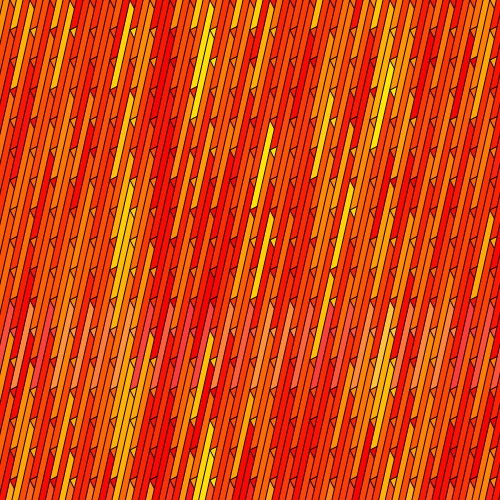
Frame 1 (no input)
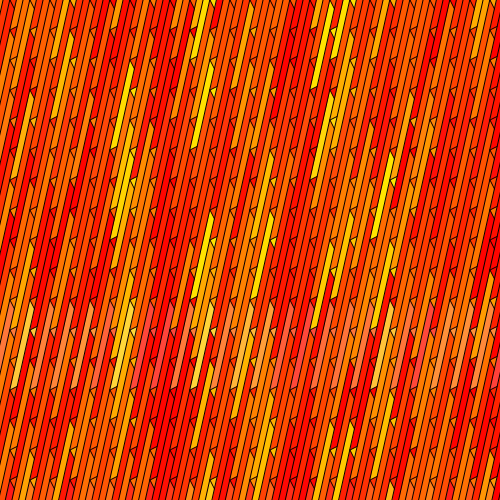
Frame 60 (no input)
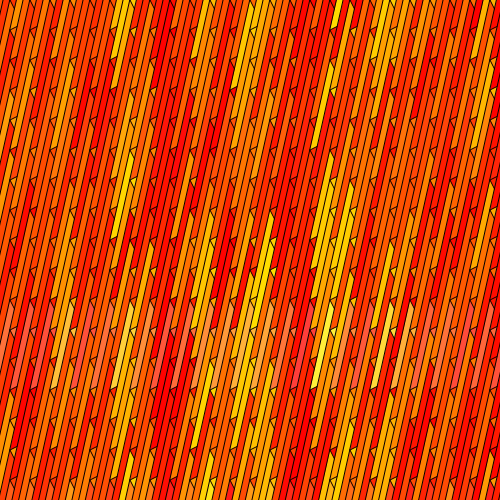
Frame 120 (the mouse pressed at the canvas centre since frame 60)

The p5.js sketch that drew these frames (run headless with seeded random() and noise() and a simulated clock; from frame 60 on, the mouse is pressed at the canvas centre):

// p5.js sketch
// ── sketch.js
function setup() {
 colorMode(HSB)
 
  createCanvas(500,500);
  background(225,0,0); 
 
  }

function draw() {
 

 
  for(var x=-10; x<600; x+=20) {
   
   for(var y=-150; y<600; y+=30)

  {
 
var customHue = noise(x)* 80;
var customS = noise(y)* 255;
   
   fill(random(customHue),(customS), 255);


 quad(x, y, x+10, y+20, x+0, y+80, x-20, y+90);
}
  }
}
